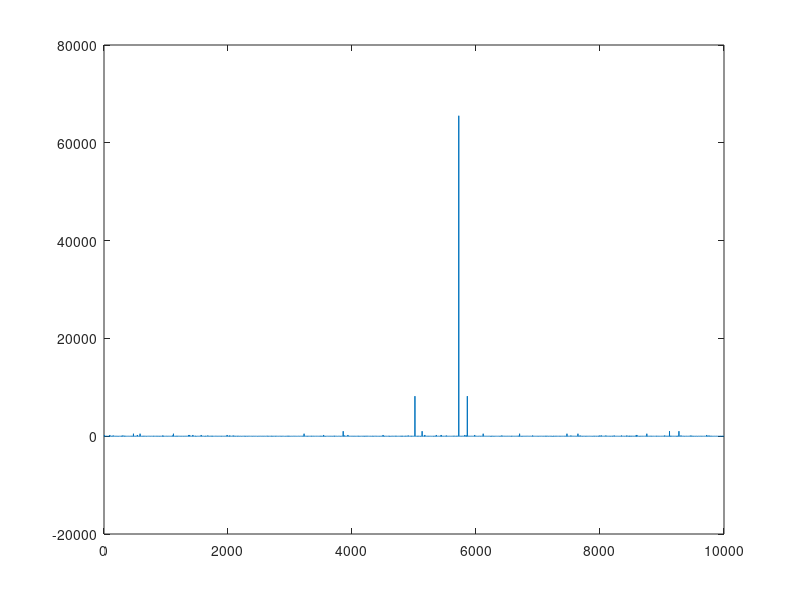
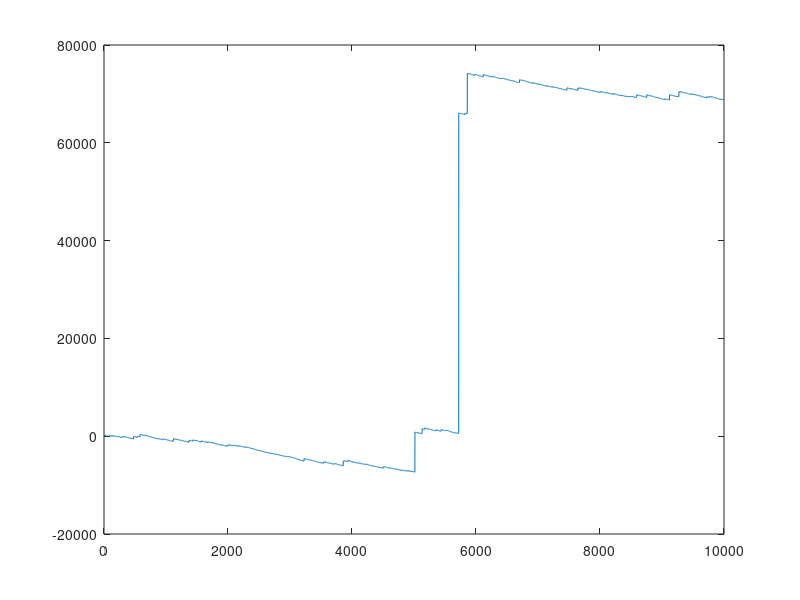

These charts were generated, in order, by the following MATLAB code:
%demonstration of st. petersburg paradox
%g. paschos
clear all;

%how many games?
N=10000;

%how much you pay?
x=6.5;

for i=1:N
    %this game i
    revenue(i)=1;
    while(unifrnd(0,1)<0.5)
        revenue(i)=2*revenue(i);
    end
end

real_time_revenue=revenue-x;
plot(real_time_revenue);
figure
plot(cumsum(real_time_revenue))